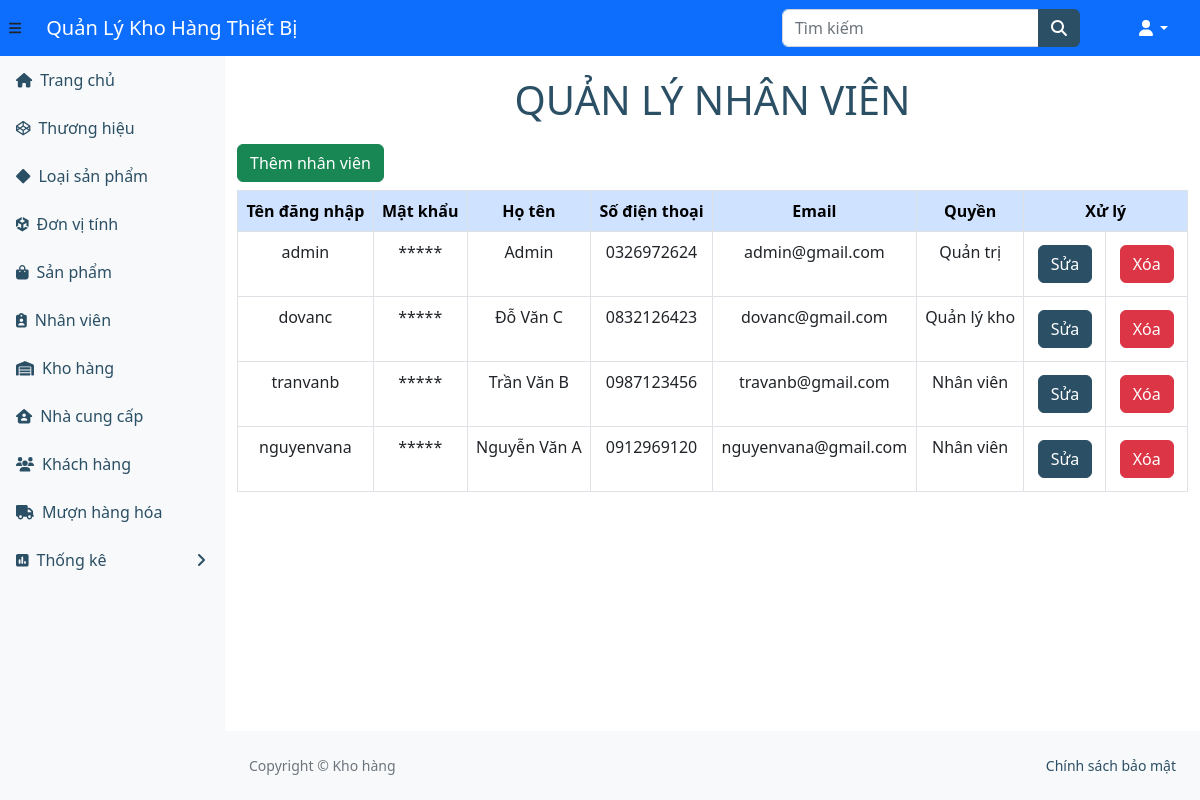
Page /ql-kho/nhanvien.php (signed in) on the committed database.
### tables this page shows
CREATE TABLE `nhanvien` (
  `tendangnhap` varchar(255) NOT NULL,
  `matkhau` varchar(50) NOT NULL,
  `hoten` varchar(255) NOT NULL,
  `sodienthoai` varchar(255) NOT NULL,
  `email` varchar(255) NOT NULL,
  `quyen` int(11) NOT NULL
);

CREATE TABLE `quyen` (
  `ma` int(11) NOT NULL,
  `ten` varchar(255) DEFAULT NULL
);

### ql-kho/nhanvien.php (the view)
<?php
    include_once("header.php");
?>
   <h1 class="tieudeform">Quản lý nhân viên</h1>
   <a class='btn btn-success mb-2' href='themnhanvien.php'>Thêm nhân viên</a>
    <table class = "table table-hover ">
        <thead class="table-primary">
            <tr>
            <th>Tên đăng nhập</th>
            <th>Mật khẩu</th>
            <th>Họ tên</th>
            <th>Số điện thoại</th>
            <th>Email</th>
            <th>Quyền</th>
            <th style="text-align:center"colspan="2">Xử lý</th>
        </tr>
        </thead>
        <?php
        $sql = "SELECT * FROM nhanvien, quyen WHERE nhanvien.quyen = quyen.ma ORDER BY quyen";
        $kq = $conn->query($sql) or die("Không thể xem ");
        while ($row = mysqli_fetch_array($kq)) {
            echo ("<tr>");
            $tendangnhap = $row["tendangnhap"];
            echo ("<td>" . $row["tendangnhap"] . "</td>");
            echo ("<td>*****</td>");
            echo ("<td>" . $row["hoten"] . "</td>");
            echo ("<td>" . $row["sodienthoai"] . "</td>");
            echo ("<td>" . $row["email"] . "</td>");
            echo ("<td>" . $row["ten"] . "</td>");
            echo ("<td><a class='btn btn-primary' href='suanhanvien.php?mm=$tendangnhap'>Sửa</a></td>");
            echo ("<td>");
            ?>
            <a onclick = "return confirm('Bạn có thật sự muốn xoá không')" class="btn btn-danger" href="xoanhanvien.php?mm=<?php echo $tendangnhap;?>">Xóa</a>
            <?php
            echo ("</td>");
            echo ("</tr>");
        }
        ?>
    </table><br>
    <?php
    include("footer.php");
?>
</body>
</html>

### ql-kho/header.php (style rules this page uses)
h1.tieudeform { text-align: center; text-transform: uppercase; color: #2b4f65; margin: 20px; }
td, th { text-align: center; border: 1px solid #dee2e6; padding: 8px; }

### rows in the picture
nhanvien: tendangnhap "admin", hoten "Admin", sodienthoai "0326972624", email "admin@gmail.com", quyen.ten "Quản trị"
nhanvien: tendangnhap "dovanc", hoten "Đỗ Văn C", sodienthoai "0832126423", email "dovanc@gmail.com", quyen.ten "Quản lý kho"
nhanvien: tendangnhap "tranvanb", hoten "Trần Văn B", sodienthoai "0987123456", email "travanb@gmail.com", quyen.ten "Nhân viên"
nhanvien: tendangnhap "nguyenvana", hoten "Nguyễn Văn A", sodienthoai "0912969120", email "nguyenvana@gmail.com", quyen.ten "Nhân viên"
